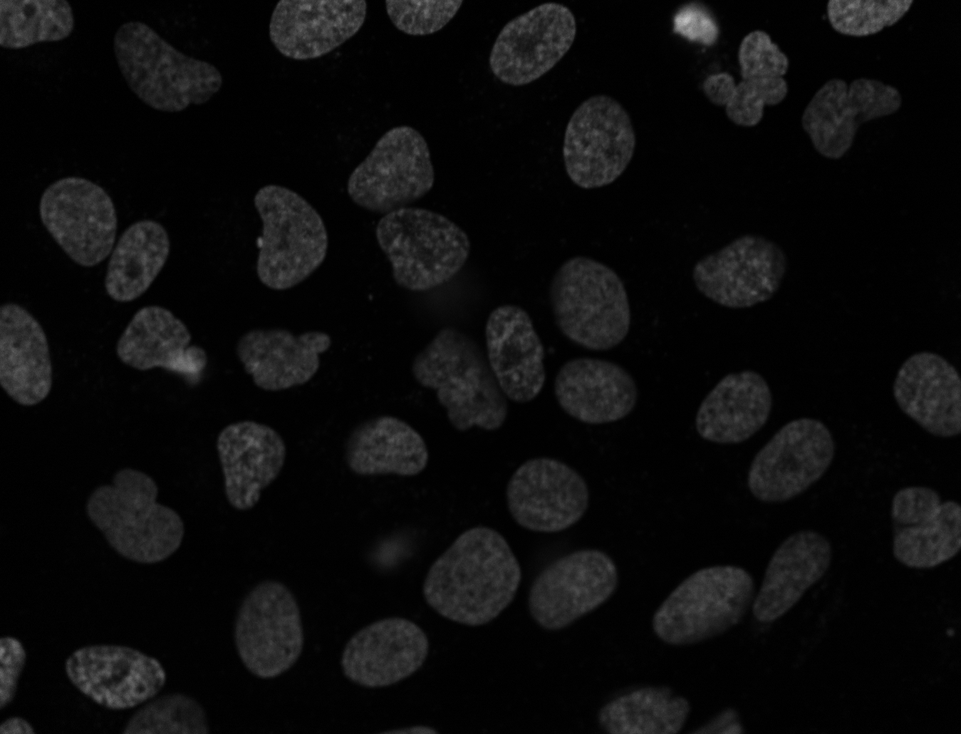
#> input picture images/dna-images/gnf/dna-0.png, 961 x 734 px, shrunk from 1349 x 1030 before the run, found by its file name
$ jupyter execute --allow-errors Project.ipynb
#> lines starting #> are read from the running program, lines starting #| are printed output that depends on the picture; after the words box and inside, x2 and y2 are one past the last pixel; in counts of white or black regions, pixels touching at a corner belong together
[cell 1]
import numpy as np
import matplotlib.pyplot as plt
import itertools
import networkx as nx

from skimage import img_as_ubyte, util, filters
from scipy.ndimage import gaussian_filter
from skimage.segmentation import watershed
from skimage.morphology import disk
from skimage.measure import label, regionprops, euler_number
from skimage.future.graph import RAG

from tqdm import tqdm

from cvxopt import solvers, matrix, div, log, exp, mul

## Algorithm I

[cell 2]
def generate_fragments(img,std_dev,int_threshold,min_seed_dist,max_search_depth,max_frag_dist, background = 60):
    img = img_as_ubyte(img)
    #smooth image with gausian filter
    g = gaussian_filter(img,std_dev)
    #flatten the lower 50 percentile of the gaussian filter to 0 (for background)
    g[g < np.percentile(g, background)] = 0

    #Fehlerabfangen
    if std_dev < 0:
        raise ValueError("smoothing strength needs to be positive")
    if int_threshold > 1 or int_threshold < 0:
        raise ValueError("relative intensity threshold needs to be between 0 and 1")
    if min_seed_dist < 1:
        raise ValueError("min seed distance needs to be >= 1")
    if max_search_depth < 0:
        raise ValueError("maximum search error needs to be positive")
    if max_frag_dist < 0:
        raise ValueError("maximum fragments distance needs zo be positive")
    if background > 100 or background < 0:
        raise ValueError('background is a percentage value between 0 and 100')

    #Create Delta Ball
    B = disk(min_seed_dist)
    #Set the markers in the Image according to the formula (P is an image)
    P = (g==filters.rank.maximum(g,B)) & ((1-int_threshold)*g >= filters.rank.minimum(g,B))
    #Fuse adjacient markers and label each group of markers
    g_markers = label(P)
    #Get the regions of the markers to access centroid later
    PI = regionprops(g_markers)

    #Create Watershed regions
    Omega = watershed(util.invert(g),markers=g_markers)
    #Create the adjacency graph of the labeled image
    G = RAG(Omega,connectivity=2)

    #Remove edges if centroids are to far away
    for edge in G.edges():
        if np.linalg.norm(np.array(PI[edge[0]-1].centroid) - np.array(PI[edge[1]-1].centroid)) > max_frag_dist:
            G.remove_edge(edge[0],edge[1])

    S = set()
    #iterate over all conected components (cc)
    for nodes_in_cc in nx.algorithms.connectivity.edge_kcomponents.k_edge_subgraphs(G,1):
        #Set the subgraph of curent cc
        H = G.subgraph(nodes_in_cc)
        #Loop over the nodes of the subgraph
        for v in tqdm(nodes_in_cc):
            #Add the isolated region of the curent node
            if euler_number(Omega == v) == 1:
                S.add(frozenset([v]))
            #Loop over the distance from the curent node within the graph
            for distance in range(1,max_search_depth+1):
                #Get a dictonary containg the distance from curent node
                distance_from_origin = nx.single_source_shortest_path_length(H, v,cutoff=distance)
                #Loop over the amount of nodes
                for node_amount in range(distance,len(distance_from_origin.values())):
                    #Loop over all subsets of nodes that contain v and contain node_amount of nodes
                    for node_subset in itertools.combinations([node for node in distance_from_origin.keys()], node_amount):
                        node_subset = set([v]).union(set(node_subset))
                        #Check other requirments and add the node set to S if they are fullfilled
                        if frozenset(node_subset) not in S:
                            if nx.is_connected(H.subgraph(node_subset)):
                                #check that the merge of the regions is simply connected
                                sub_img = np.zeros_like(Omega, dtype = bool)
                                for region_label in node_subset:
                                    sub_img += Omega == region_label
                                if euler_number(sub_img) == 1:
                                     S.add(frozenset(node_subset))

    return Omega,S

## Computation of f

We use a second-order solver for non-linear unconstrained convex problem. To do so, we define $\theta^T = [a_1, a_2, a_3, b_1, b_2, c]$ and as such define for a pixel $x \in R$ (R = region.coords) $\subset \mathbb{R}^2$
$$\begin{align*}
s(x, \theta) &= x^T \begin{pmatrix} a_1 & a_3 \\ a_3 & a_2 \end{pmatrix} x + \begin{pmatrix} b_1, b_2 \end{pmatrix} \begin{pmatrix} x_1 \\ x_2 \end{pmatrix} + c \\
&= x^T \begin{pmatrix} \theta[0] & \theta[2] \\ \theta[2] & \theta[1] \end{pmatrix} x + \begin{pmatrix} \theta[3], \theta[4] \end{pmatrix} \begin{pmatrix} x_1 \\ x_2 \end{pmatrix} + \theta[5] \\
&= a_1 x_1^2 + a_2x_2^2 + 2a_3x_1x_2 + b_1x_1 + b_2x_2 + c \\
&= \nabla^T s(x) * \theta
\end{align*}$$
for $\nabla^T s(x) = [x_1^2, x_2^2, 2x_1x_2, x_1, x_2, 1]$

The following is a brief explanation of the used data structures and especially their dimensions to help the reader better undertstand the function J_energy:

- y has size region.area x 1. Each element corresponds to $g(x) - \tau$ for $x$ two-dim coordinates of a pixel in region.
- delta_s is a region.area x 6 matrix. Each row corresponds to $\nabla^T s(x)$ for $x$ two-dim coordinates of a pixel in region.
$$\text{delta_s} = \begin{pmatrix} \nabla^T s(x_0) \\ \nabla^T s(x_1) \\ ... \\ \nabla^T s(x_{region.area}) \end{pmatrix}$$
- s is a [region.area x 1] matrix. Each row corresponds to the inner product $s(x, \theta) = \nabla^T s(x) * \theta$ for $x$ two-dim coordinates of a pixel in region.
- phi is a [region.area x 1] matrix. Each row corresponds to the evaluation of the function $\phi(y, s(x, \theta)) = \log(1+\exp(-y(x)*s(x, \theta))).$ Here we remark that the functions MULT, EXP and LOG operate on matricies element-wise.
- J is the sum of the vector phi, and as such corresponds to $J(\theta) = \sum_{x \in R} \phi(y_x; s(x, \theta))$ and is a scalar.

We move on to the definition of the Jacobian of J. To that end we define:
- kappa, matrix of size [region.area x 1]. Each row corresponds to $\kappa_{x, \theta} = \frac{1}{1 + \exp(y_x s(x; \theta))}$ for $x$ two-dim coordinates of a pixel in region.
- DJ, the Jacobian of J, matrix of size [6x1]. It is constructed as follows:
    - We multiply y and kappa element-wise.
    - To this vector we multiply a [1x6] one-vector. This gives us a [region.area x 6] matrix, where each row is identical to y*kappa.
    - This Matrix we inturn multiply element-wise with delta_s. As such we obtain a [region.area x 6] matrix, where each row consists of the vector $y_x * \kappa_{x, \theta} * \nabla^T s(x)$ for $x$ two-dim coordinates of a pixel in region.
    - as I found no function to only sum over rows, we multiply the last matrix from the right with the [1xregion.area] vector, which acts as a row-sum operator.

We move on to the Definition of the Hessian Matrix. To that end, we define:
- nu, matrix of size [region.area x 1], as the element-wise multiplication of y^2 * (kappa - kappa^2).
- eta, matrix of size [region.area x 6 X 6] (interpreted as a matrix of size [(region.area * 6) x 6] as matrix only accepts one- or two-dim arrays), each 6x6 matrix is the outer product of $\nabla ^T s(x)$ and $\nabla s(x)$ multiplied with the corresponding scalar $\nu_x$ for $x$ two-dim coordinates of a pixel in region.
- SumMatrix, a [(region.area*6) x 6] matrix, pasting the 6-Identitymatrix region.area-times under each other. When multiplied to the left of a eta, it acts as a sum operator for region.area many 6x6 matricies.

[cell 3]
'''
def J_energy(Omega, image, regions):

    #regions is a list of skimage.measure regions out of regionprops
    sub_img = np.zeros_like(Omega, dtype = bool)
    for reg in regions:
        sub_img += Omega == reg.label
    coords = [(x[0], x[1]) for x in np.ndindex(image.shape)]
    image[sub_img==0] = 0

    #define tau
    tau = filters.threshold_otsu(image[sub_img])
    image -= tau
    #define y_x for every element in the region
    y = matrix(np.array(image,dtype=np.double),(len(coords),1))
    #define nable s(x) for each element
    delta_s = matrix(np.array([[x[0]**2, x[1]**2, 2*x[0]*x[1], x[0], x[1], 1] for x in coords]), (len(coords), 6))
    def F(theta = None, z = None):
        # choose starting point and as such define dimension of theta
        if theta is None: return 0, matrix(0.0, (6,1))
        # s contains region.area many rows, each row contains a scalar.
        s = delta_s * theta
        phi = log(1 + exp(-mul(y,s)))
        J = sum(phi)
        kappa = div(1, 1+exp(mul(y,s)))
        DJ = matrix(1, (1, len(coords))) * (-mul(mul(y, kappa) * matrix(1, (1, 6)), delta_s))
        if z is None: return J, DJ
        nu = mul(y**2, kappa - kappa**2)
        #define matrix to multiply from the right for summation
        SumMatrix = matrix(np.tile([[1,0,0,0,0,0],
                                    [0,1,0,0,0,0],
                                    [0,0,1,0,0,0],
                                    [0,0,0,1,0,0],
                                    [0,0,0,0,1,0],
                                    [0,0,0,0,0,1]], len(coords)))
        eta = matrix([delta_s[i,:].T * delta_s[i,:] * nu[i] for i in range(len(coords))])
        H = z[0]* SumMatrix * eta
        return J, DJ, H
    solv = solvers.cp(F)
    return solv['primal objective'], solv['x'].T
'''

[cell 4]
# [43 lines left out: function J_energy, not called in this run]

[cell 5]
def Solv(Omega, image, S):
    solvers.options['show_progress'] = False

    Z = list(S)
    f = np.zeros(len(Z))
    theta = matrix(np.zeros((len(Z),6)),(len(Z),6))
    #ListOfRegions = []
    for k in tqdm(range(len(Z))):
        regions = []
        for i in Z[k]:
            regions.append(regionprops(Omega)[i-1]) #beware: region labeling starts at 1!
        try:
            solvers.options['feastol'] = 1e-7
            f[k],theta[k,:] = J_energy(Omega, image, regions)
        except:
            solvers.options['feastol'] = 1e-2
            f[k],theta[k,:] = J_energy(Omega, image, regions)
        #ListOfRegions.append(regions)
    return(f, theta)

[cell 6]
'''
def main():
    pool = mp.Pool(mp.cpu_count()-1)
    result = tqdm(pool.map(J_energy, ListOfRegions))
    pool.close()
    pool.join()
    print(result)
    print('end')

if __name__ == '__main__':
    main()
'''

## Algorithm II

[cell 7]
# [62 lines left out: function global_solution, not called in this run]

[cell 8]
# [16 lines left out: function segmented, not called in this run]

[cell 9]
image = plt.imread('../images/dna-images/gnf/dna-0.png')[200:500, 200:500,0]
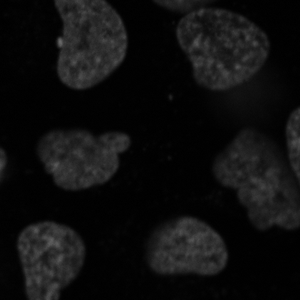
#> image: shape (300, 300) float32; min 0, max 0.404, mean 0.0578
Omega,S = generate_fragments(image,16,0.01,20,2,100, background = 60)
#> in generate_fragments, `g = gaussian_filter(img,std_dev)`:
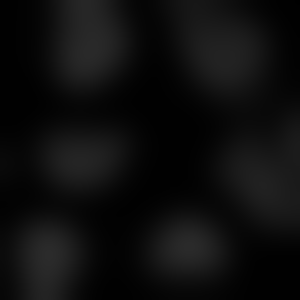
#> g: shape (300, 300); min 0, max 43, mean 13.8
#> in generate_fragments, `P = (g==filters.rank.maximum(g,B)) & ((1-int_threshold)*g >= filters.r..`:
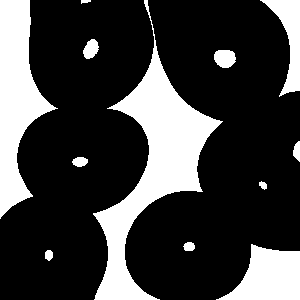
#> P: shape (300, 300) bool; 24.6% white; 12 white regions
#> in generate_fragments, `g_markers = label(P)`:
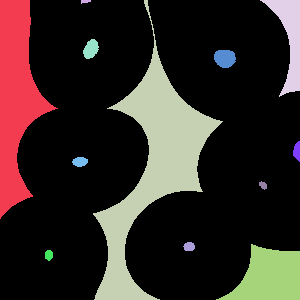
#> g_markers: shape (300, 300) int32; 13 distinct labels, from 0 to 12; one colour per label, 0 black
#> in generate_fragments, `PI = regionprops(g_markers)`: PI = 12 regions; largest, box (x1, y1, x2, y2) and area: (93, 0, 223, 300) 10543, (0, 0, 58, 219) 6147, (216, 244, 300, 300) 2952, (260, 0, 300, 97) 1522, (214, 50, 236, 68) 321
#> in generate_fragments, `Omega = watershed(util.invert(g),markers=g_markers)`:
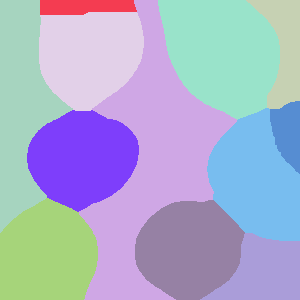
#> Omega: shape (300, 300) int32; 12 distinct labels, from 1 to 12; one colour per label, 0 black
#> the loop in generate_fragments, `for edge in G.edges():` made 22 passes
#> edge on passes 1 to 12: (1, 2), (1, 5), (1, 8), (1, 12), (2, 3), (2, 5), (3, 6), (3, 5), (3, 8), (3, 9), (3, 10), (3, 12)
#> the loop in generate_fragments, `for nodes_in_cc in nx.algorithms.connectivity.edge_kcomponents.k_edge_..` made 2 passes
#> after the loop in generate_fragments, `for nodes_in_cc in nx.algorithms.connectivity.edge_kcomponents.k_edge_..`:
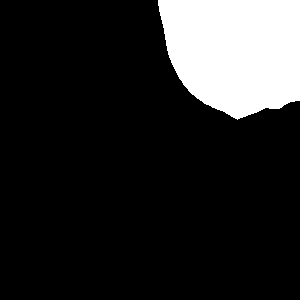
#> sub_img: shape (300, 300) bool; 15.4% white; 1 white region, box (x1, y1, x2, y2) and area: (158, 0, 300, 120) 13894
#> after the loop in generate_fragments, `for nodes_in_cc in nx.algorithms.connectivity.edge_kcomponents.k_edge_..`: S = 65 items; node_subset = 2 items
#> S = 65 items
gauss_image = gaussian_filter(image,16)
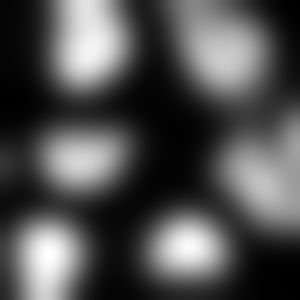
#> gauss_image: shape (300, 300) float32; min 0.00494, max 0.172, mean 0.0578; drawn with min black and max white
#> (the rest of this cell did not finish here and is left out)

[cell 10]
image = plt.imread('dna-0.png')[...,0]
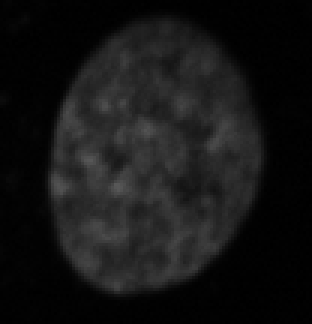
#> input picture dna-0.png, 104 x 108 px, shrunk from 146 x 152 before the run (shown 3 times larger)
#> image: shape (108, 104) float32; min 0, max 0.341, mean 0.0824
S = {frozenset([1])}
Omega = np.ones_like(image,dtype=int)
#> (the rest of this cell did not finish here and is left out)

[cell 11]
plt.imshow(image)

[cell 12]
plt.imshow(Omega)
plt.colorbar()
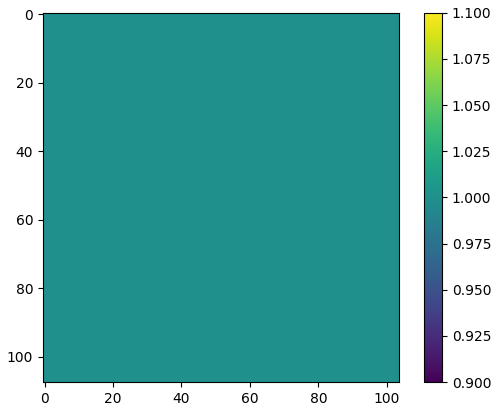
#> figure drawn by matplotlib, 2 panels
